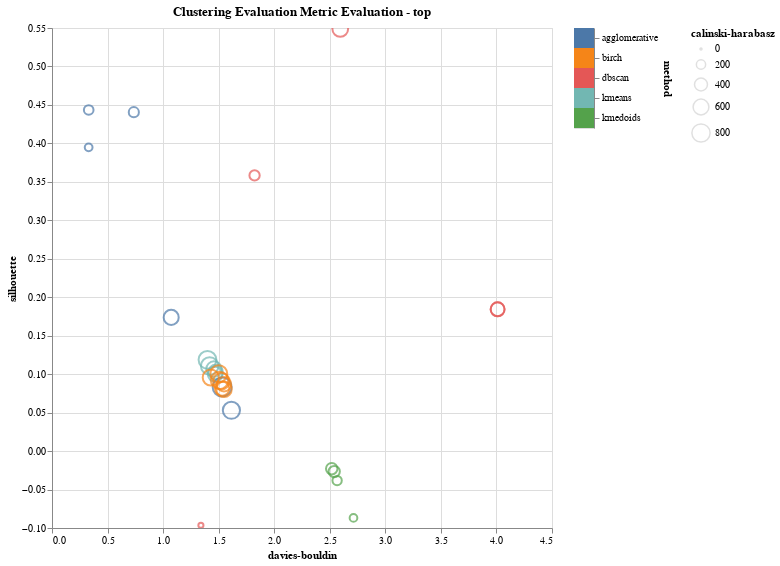

The cell this chart's notebook holds for it:
### Code cell
x_axis = "davies-bouldin:Q"
y_axis = "silhouette:Q"
size = "calinski-harabasz:Q"
title  = "Clustering Evaluation Metric Evaluation - top"
data = df_metrics 

plot2 = plot_cluster_evaluations(data, title, x_axis, y_axis, size)
plot2

### Figure 1 — Vega-Lite specification as saved in the notebook (floating-point values rounded to 4 significant figures)
{"config": {"view": {"continuousWidth": 400, "continuousHeight": 300}}, "hconcat": [{"mark": {"type": "point", "strokeOpacity": 1.0}, "encoding": {"color": {"condition": {"type": "nominal", "field": "method", "legend": null, "selection": "selector020"}, "value": "lightgray"}, "size": {"type": "quantitative", "field": "calinski-harabasz"}, "tooltip": [{"type": "nominal", "field": "method"}, {"type": "quantitative", "field": "num_clusters"}, {"type": "quantitative", "field": "sse"}, {"type": "quantitative", "field": "silhouette"}, {"type": "quantitative", "field": "calinski-harabasz"}, {"type": "quantitative", "field": "davies-bouldin"}, {"type": "quantitative", "field": "eps"}, {"type": "quantitative", "field": "min_sample"}, {"type": "nominal", "field": "linkage"}, {"type": "quantitative", "field": "threshold"}, {"type": "quantitative", "field": "branching_factor"}], "x": {"type": "quantitative", "field": "davies-bouldin"}, "y": {"type": "quantitative", "field": "silhouette"}}, "height": 500, "selection": {"selector019": {"type": "multi", "fields": ["method"]}, "selector021": {"type": "interval", "bind": "scales", "encodings": ["x", "y"]}}, "title": "Clustering Evaluation Metric Evaluation - top", "width": 500}, {"mark": "rect", "encoding": {"color": {"condition": {"type": "nominal", "field": "method", "legend": null, "selection": "selector020"}, "value": "lightgray"}, "y": {"type": "nominal", "axis": {"orient": "right"}, "field": "method"}}, "selection": {"selector020": {"type": "multi", "fields": ["method"]}}}], "data": {"name": "data-f2309dc3b38be672667f6fc616a4bc01"}, "$schema": "https://vega.github.io/schema/vega-lite/v4.8.1.json", "datasets": {"data-f2309dc3b38be672667f6fc616a4bc01": [{"method": "kmeans", "num_clusters": 19, "sse": 19750.0, "silhouette": 0.1186, "calinski-harabasz": 761.1, "davies-bouldin": 1.399, "eps": null, "min_sample": null, "linkage": null, "threshold": null, "branching_factor": null}, {"method": "kmeans", "num_clusters": 20, "sse": 19340.0, "silhouette": 0.1107, "calinski-harabasz": 740.6, "davies-bouldin": 1.419, "eps": null, "min_sample": null, "linkage": null, "threshold": null, "branching_factor": null}, {"method": "kmeans", "num_clusters": 32, "sse": 16190.0, "silhouette": 0.1067, "calinski-harabasz": 566.9, "davies-bouldin": 1.457, "eps": null, "min_sample": null, "linkage": null, "threshold": null, "branching_factor": null}, {"method": "kmeans", "num_clusters": 36, "sse": 15670.0, "silhouette": 0.09993, "calinski-harabasz": 522.3, "davies-bouldin": 1.469, "eps": null, "min_sample": null, "linkage": null, "threshold": null, "branching_factor": null}, {"method": "kmeans", "num_clusters": 40, "sse": 14940.0, "silhouette": 0.1028, "calinski-harabasz": 496.3, "davies-bouldin": 1.472, "eps": null, "min_sample": null, "linkage": null, "threshold": null, "branching_factor": null}, {"method": "agglomerative", "num_clusters": 12, "sse": null, "silhouette": 0.08318, "calinski-harabasz": 872.0, "davies-bouldin": 1.531, "eps": null, "min_sample": null, "linkage": "ward", "threshold": null, "branching_factor": null}, {"method": "agglomerative", "num_clusters": 17, "sse": null, "silhouette": 0.05305, "calinski-harabasz": 711.2, "davies-bouldin": 1.615, "eps": null, "min_sample": null, "linkage": "ward", "threshold": null, "branching_factor": null}, {"method": "agglomerative", "num_clusters": 19, "sse": null, "silhouette": 0.1738, "calinski-harabasz": 543.0, "davies-bouldin": 1.073, "eps": null, "min_sample": null, "linkage": "complete", "threshold": null, "branching_factor": null}, {"method": "agglomerative", "num_clusters": 12, "sse": null, "silhouette": 0.4434, "calinski-harabasz": 217.7, "davies-bouldin": 0.3304, "eps": null, "min_sample": null, "linkage": "single", "threshold": null, "branching_factor": null}, {"method": "agglomerative", "num_clusters": 19, "sse": null, "silhouette": 0.3948, "calinski-harabasz": 138.1, "davies-bouldin": 0.3298, "eps": null, "min_sample": null, "linkage": "single", "threshold": null, "branching_factor": null}, {"method": "agglomerative", "num_clusters": 21, "sse": null, "silhouette": 0.4405, "calinski-harabasz": 241.9, "davies-bouldin": 0.7364, "eps": null, "min_sample": null, "linkage": "average", "threshold": null, "branching_factor": null}, {"method": "kmedoids", "num_clusters": 23, "sse": 9980.0, "silhouette": -0.08689, "calinski-harabasz": 135.1, "davies-bouldin": 2.713, "eps": null, "min_sample": null, "linkage": null, "threshold": null, "branching_factor": null}, {"method": "kmedoids", "num_clusters": 33, "sse": 8517.0, "silhouette": -0.02663, "calinski-harabasz": 300.6, "davies-bouldin": 2.54, "eps": null, "min_sample": null, "linkage": null, "threshold": null, "branching_factor": null}, {"method": "kmedoids", "num_clusters": 36, "sse": 8279.0, "silhouette": -0.02289, "calinski-harabasz": 310.9, "davies-bouldin": 2.518, "eps": null, "min_sample": null, "linkage": null, "threshold": null, "branching_factor": null}, {"method": "kmedoids", "num_clusters": 49, "sse": 8386.0, "silhouette": -0.03834, "calinski-harabasz": 203.6, "davies-bouldin": 2.566, "eps": null, "min_sample": null, "linkage": null, "threshold": null, "branching_factor": null}, {"method": "birch", "num_clusters": 18, "sse": null, "silhouette": 0.1005, "calinski-harabasz": 686.7, "davies-bouldin": 1.501, "eps": null, "min_sample": null, "linkage": null, "threshold": 0.53, "branching_factor": 48}, {"method": "birch", "num_clusters": 19, "sse": null, "silhouette": 0.09084, "calinski-harabasz": 659.1, "davies-bouldin": 1.524, "eps": null, "min_sample": null, "linkage": null, "threshold": 0.53, "branching_factor": 51}, {"method": "birch", "num_clusters": 24, "sse": null, "silhouette": 0.08039, "calinski-harabasz": 573.9, "davies-bouldin": 1.548, "eps": null, "min_sample": null, "linkage": null, "threshold": 0.53, "branching_factor": 54}, {"method": "birch", "num_clusters": 21, "sse": null, "silhouette": 0.09565, "calinski-harabasz": 628.0, "davies-bouldin": 1.429, "eps": null, "min_sample": null, "linkage": null, "threshold": 0.43, "branching_factor": 50}, {"method": "birch", "num_clusters": 31, "sse": null, "silhouette": 0.08682, "calinski-harabasz": 497.0, "davies-bouldin": 1.548, "eps": null, "min_sample": null, "linkage": null, "threshold": 0.43, "branching_factor": 50}, {"method": "birch", "num_clusters": 16, "sse": null, "silhouette": 0.09191, "calinski-harabasz": 738.3, "davies-bouldin": 1.508, "eps": null, "min_sample": null, "linkage": null, "threshold": 0.48, "branching_factor": 54}, {"method": "birch", "num_clusters": 31, "sse": null, "silhouette": 0.08121, "calinski-harabasz": 499.3, "davies-bouldin": 1.531, "eps": null, "min_sample": null, "linkage": null, "threshold": 0.48, "branching_factor": 50}, {"method": "dbscan", "num_clusters": 4, "sse": null, "silhouette": 0.1843, "calinski-harabasz": 462.4, "davies-bouldin": 4.01, "eps": 1.25, "min_sample": 4, "linkage": null, "threshold": null, "branching_factor": null}, {"method": "dbscan", "num_clusters": 4, "sse": null, "silhouette": 0.1843, "calinski-harabasz": 462.4, "davies-bouldin": 4.01, "eps": 1.25, "min_sample": 4, "linkage": null, "threshold": null, "branching_factor": null}, {"method": "dbscan", "num_clusters": 5, "sse": null, "silhouette": 0.5487, "calinski-harabasz": 592.3, "davies-bouldin": 2.594, "eps": 3.25, "min_sample": 5, "linkage": null, "threshold": null, "branching_factor": null}, {"method": "dbscan", "num_clusters": 13, "sse": null, "silhouette": 0.3584, "calinski-harabasz": 247.9, "davies-bouldin": 1.823, "eps": 2.5, "min_sample": 4, "linkage": null, "threshold": null, "branching_factor": null}, {"method": "dbscan", "num_clusters": 63, "sse": null, "silhouette": -0.09634, "calinski-harabasz": 54.3, "davies-bouldin": 1.34, "eps": 1.75, "min_sample": 2, "linkage": null, "threshold": null, "branching_factor": null}]}}
